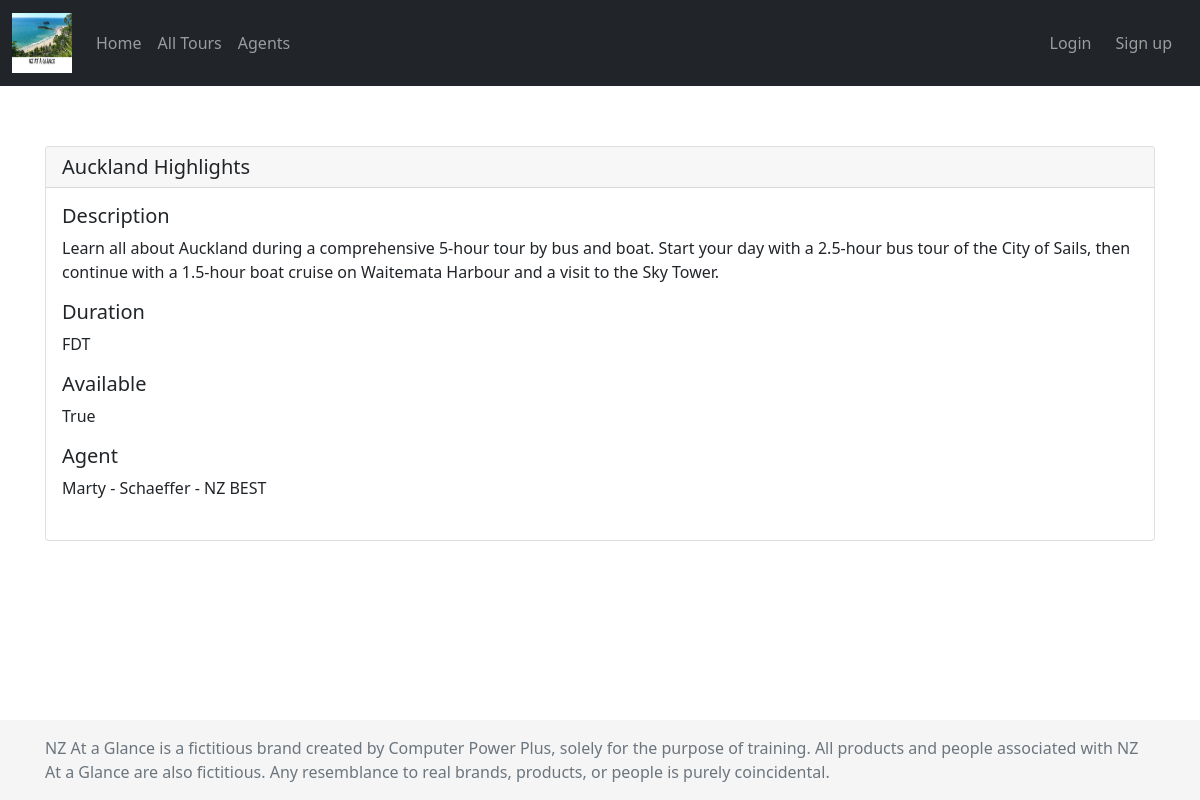
The app's page /tours/1/ with its own data.
### home/models.py (models this page shows, shortened)
class Tour(models.Model):
    tour_name = models.CharField(max_length=150)
    """
    'duration' will set to be null when the referenced object (Duration)
    is deleted. This is only possible when you set 'null' to be 'True'
    """
    duration = models.ForeignKey(Duration, on_delete=models.SET_NULL, null=True)
    description = models.TextField()
    available = models.BooleanField()
    agent = models.ForeignKey(Agent, on_delete=models.SET_NULL, null=True)
    class Meta:
        permissions = (("can_change_availability", "Set tour as available"),)

class Duration(models.Model):
    duration = models.CharField(max_length=50)
    def __str__(self):
        return self.duration

class Agent(models.Model):
    PROVIDER_CHOICES = [
        ('NZ BEST', 'NZ Best Tour Company'),
        ('NZ First', 'New Zealand First'),
        ('Little Black Bus', 'Little Black Individual Tours')
    ]
    first_name = models.CharField(max_length=50)
    last_name = models.CharField(max_length=50)
    agent_username = models.CharField(max_length=30)
    email_address = models.CharField(max_length=30)
    phone_number = models.CharField(max_length=15)
    provider = models.CharField(choices=PROVIDER_CHOICES, max_length=30)
    def __str__(self):
        return self.first_name + ' - ' + self.last_name + ' - ' + self.provider

### home/views.py (the view)
# urls.py: path('tours/<int:pk>/', TourDetailView.as_view(), name='tour_detail'),
class TourDetailView(DetailView):
    queryset = Tour.objects.all().order_by('tour_name')
    template_name = 'home/tour_detail.html'
    context_object_name = 'tour'

### home/templates/home/tour_detail.html (shortened to what this page needs)
{% extends "home/base.html" %}
{% block content %}
<div class="card">
    <h5 class="card-header">
        {{ tour.tour_name|capfirst }}
    </h5>
    <div class="card-body">
        <h5 class="card-title">
            Description
        </h5>
        <p class="card-text">
            {{ tour.description }}
        </p>
        <h5 class="card-title">
            Duration
        </h5>
        <p class="card-text">
            {{ tour.duration }}
        </p>
        <h5 class="card-title">
            Available
        </h5>
        <p class="card-text">
            {{ tour.available }}
        </p>
        <h5 class="card-title">
            Agent
        </h5>
        <p class="card-text">
            {{ tour.agent }}
                <br><br>
        </p>
    </div>
</div>
{% endblock %}

### records on screen
Tour: tour_name "Auckland Highlights", description "Learn all about Auckland during a comprehensive 5-hour tour by bus and boat. Start your day with a 2.5-hour bus tour of the City of Sails, then continue with a 1.5-hour boat cruise on Waitemata Harbour and a visit to the Sky Tower.", duration "FDT", available "True", agent "Marty - Schaeffer - NZ BEST"
